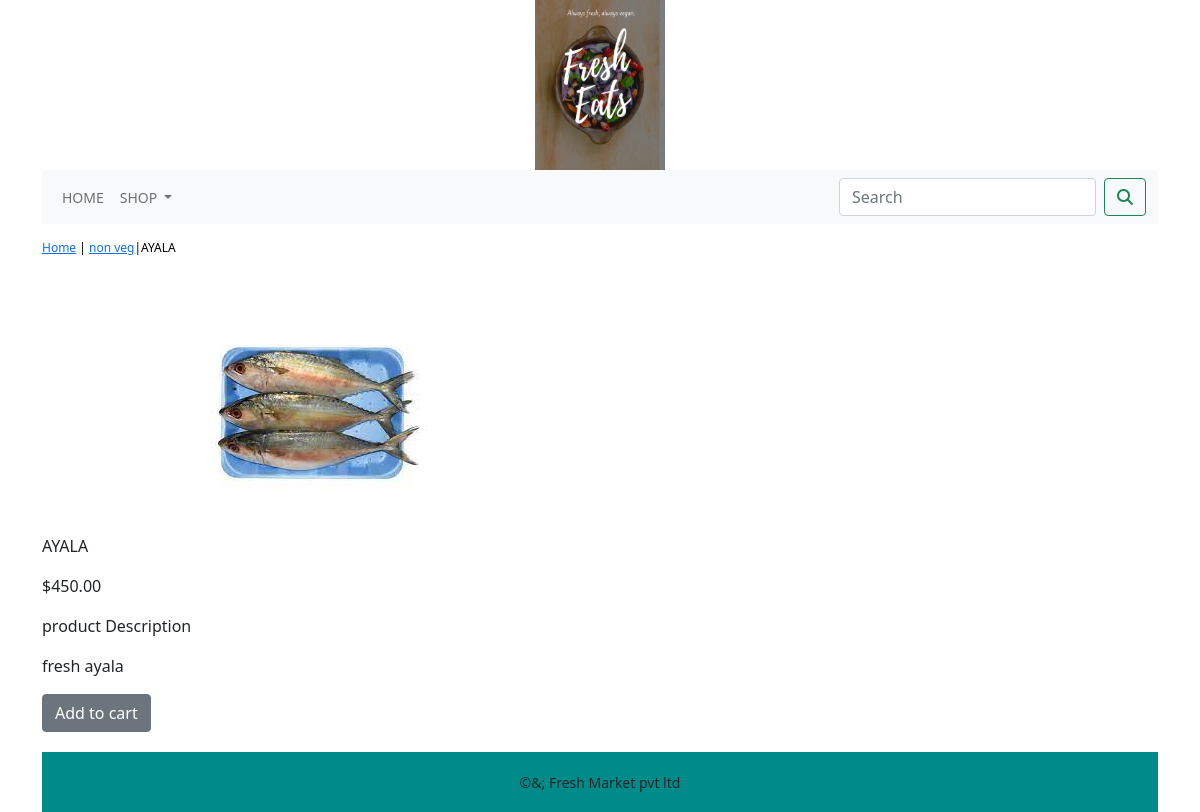
The page /shop/non-veg/ayala/ on the database its author committed.
### shop/models.py (models this page shows, shortened)
class Product(models.Model):
    name=models.CharField(max_length=250,unique=True)
    slug=models.SlugField(max_length=250,unique=True)
    description=models.TextField(blank=True)
    price=models.DecimalField(max_digits=10,decimal_places=2)
    category=models.ForeignKey(Category,on_delete=models.CASCADE)
    image=models.ImageField(upload_to='product', blank=True)
    stock=models.IntegerField()
    available=models.BooleanField(default=True)
    created=models.DateTimeField(auto_now_add=True)
    updated=models.DateTimeField(auto_now=True)
    def get_url(self):
        return reverse('shop:prodCatdetail',args=[self.category.slug,self.slug])
    class Meta:
        ordering = ('name',)
        verbose_name = 'Product'
        verbose_name_plural = 'Products'

class Category(models.Model):
    name=models.CharField(max_length=250,unique=True)
    slug=models.SlugField(max_length=250,unique=True)
    description=models.TextField(blank=True)
    image=models.ImageField(upload_to='category',blank=True)
    class Meta:
        ordering=('name',)
        verbose_name='category'
        verbose_name_plural='categories'
    def get_url(self):
        return reverse('shop:products_by_category',args=[self.slug])
    def __str__(self):
        return '{}'.format(self.name)

### shop/views.py (the view)
# urls.py: path('<slug:c_slug>/<slug:product_slug>/', views.proDetail, name='prodCatdetail')
def proDetail(requst,c_slug,product_slug):
    try:
        product=Product.objects.get(category__slug=c_slug,slug=product_slug)
    except Exception as e:
        raise e
    return render(requst,'product.html',{'product':product})

### cart/context_processors.py (called while the page is built)
def counter(request):
    item_count=0
    if 'admin' in request.path:
         return {}
    else:
        try:
            cart=Cart.objects.filter(cart_id=_cart_id(request))
            cart_items=CartItem.objects.all().filter(cart=cart[:1])
            for cart_item in cart_items:
                item_count += cart_item.quantity
        except Cart.DoesNotEXist:
            item_count =0
    return dict(item_count=item_count)

### cart/views.py (called while the page is built)
def _cart_id(request):
    cart=request.session.session_key
    if not cart:
        cart=request.session.create()
    return cart

### shop/context_processors.py (called while the page is built)
def menu_links(request):
    links=Category.objects.all()
    return dict(links=links)

### template/product.html (shortened to what this page needs)
{% extends 'base.html' %}
{% load static %}
{% block content %}
<div class="row my_prod_row_class">
    <div class="mx_auto">
      <p> <a href="{% url 'shop:allProdCat' %}">Home</a> | <a href="{{product.get_url}}">{{product.category}}</a>|{{product.name}}</p>
    </div>
<div class="container">
<br>
<div class="row">
    <div class="col-12 col-sm-12 col-md-12 col-lg-6 text-center">
         <div style="min-width:18rem">
             <img src="{{product.image.url}}" alt="{{product.name}}">
         </div>
    </div>
<div>
    <div class="col-12 col-sm-12 col-md-12 col-lg-6">
        <div>
        <h1 class="my_prod_title">{{product.name}}</h1>
        <p>${{product.price}}</p>
        <p class="my_title"> product Description</p>
        <p class="text-justify my_prod_text">{{product.description}}</p>
        {% if product.stock <= 0 %}
        <p class="text-justify my_prod_text"><b>Out of stock</b></p>
        {% else %}
        <a class="btn btn-secondary" href="{% url 'cart:add_cart' product.id %}">Add to cart</a>
        {% endif %}
    </div>
 </div>
</div>
</div>
</div>
{% endblock %}

### static/css/custom.css (style rules this page uses)
body { font-family: 'Roboto', sans-serif; }
.my_title { font-size:16px; text_transform:uppercase; latter-spacing:.2em; }
.my_prod_row_class { padding-top:15px; padding-bottom:20px }
.my_prod_row_class .mx_auto { color:#000; font-size:12px; text-decoration:none; }
.my_prod_title { font-size:16px; text_transform:uppercase; latter-spacing:.2em; padding-top:15px; padding-bottom:10px; }
.my_prod_text { padding-right:15px; }

### rows shown on the page
Product: category "non veg", name "AYALA", image (picture), price "450.00", description "fresh ayala"
